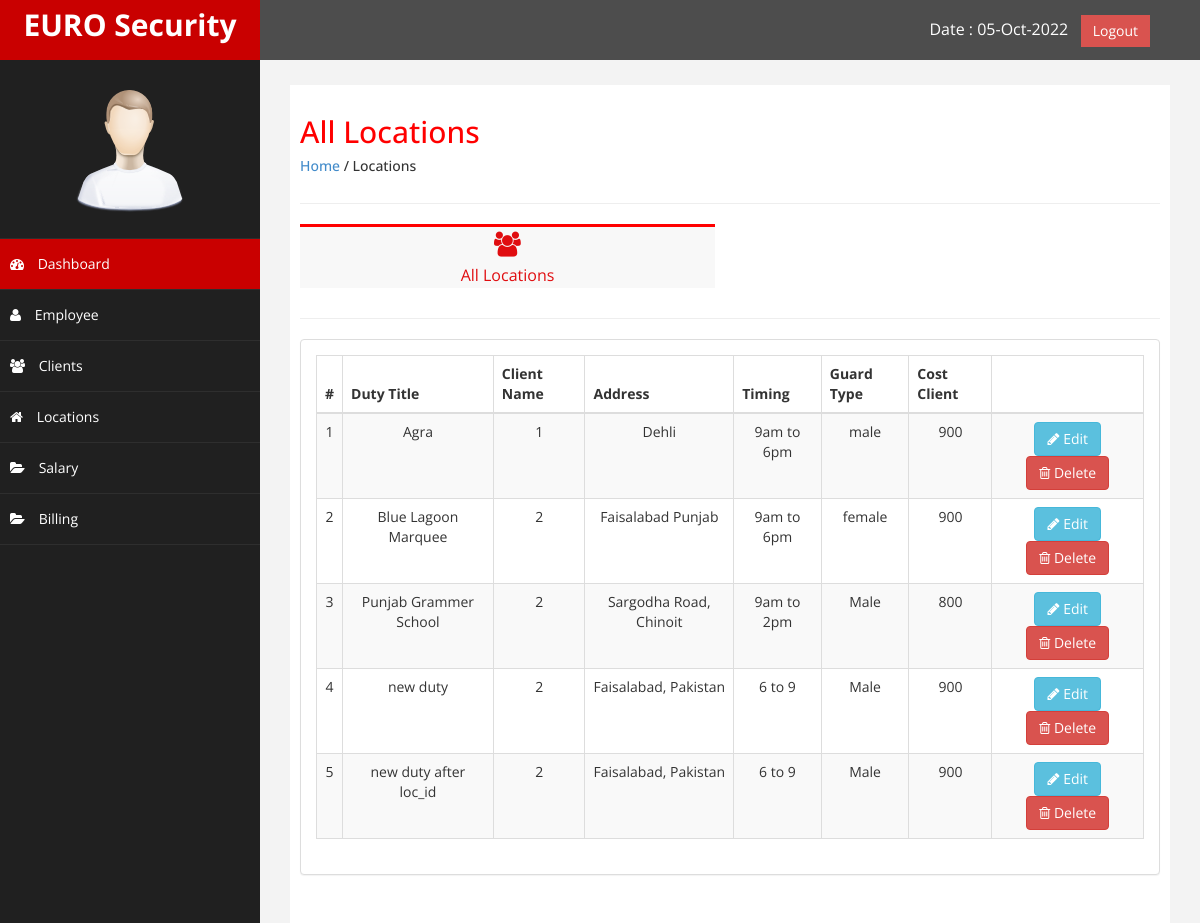
Page /locations.php (signed in) on the earlier database version.
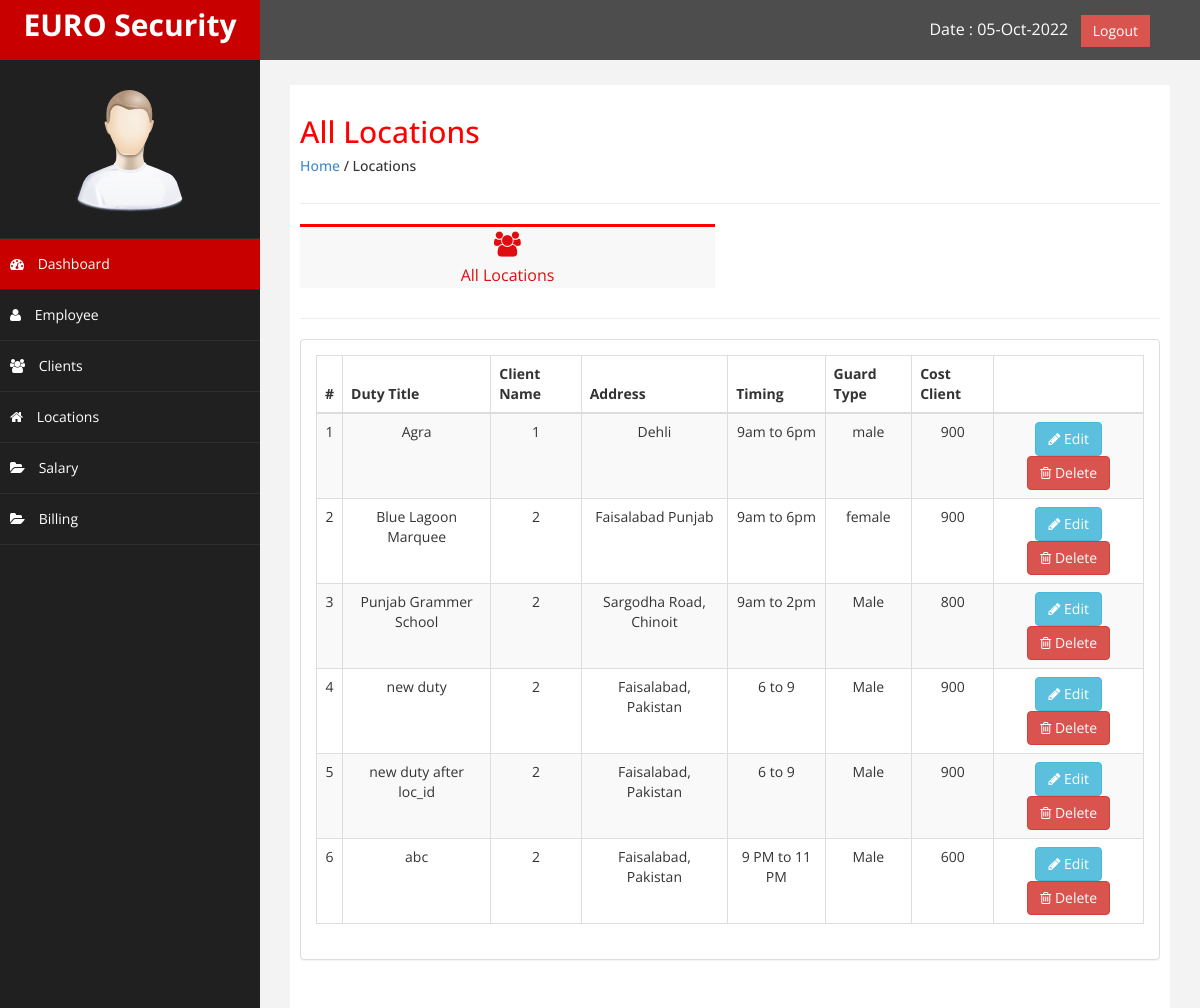
Same page on the later database version.
### tables this page shows
CREATE TABLE `locations` (
  `loc_id` int(55) NOT NULL,
  `duty_title` varchar(255) NOT NULL,
  `client_id` int(55) NOT NULL,
  `duty_address` varchar(255) NOT NULL,
  `duty_timing` varchar(20) NOT NULL,
  `guard_type` varchar(20) NOT NULL,
  `cost_client` varchar(20) NOT NULL,
  `date_added` date NOT NULL
);

### locations.php (the view, shortened to what this page needs)
<?php
include('config.php');
include ('header.php');
include('sidebar.php');
?>
<div id="page-wrapper" >
	<div id="page-inner">
		<div class="row">
			<div class="col-md-12">
				<h2>All Locations</h2>
				<h5><a href="dashboard.php">Home</a> / Locations</h5>
			</div>
		</div>
		<hr />
		<div class="row">
			<div class="col-md-6 col-sm-6 col-xs-6">
				<a href="#" class="employee_button">
				<div class=" noti-box" style="text-align: center;">
						<i class="fa fa-users" style="font-size: 25px; padding-top: 5px;"></i>
						<p>All Locations</p>
				</div>
				</a>
			</div>
             <div class="col-md-6 col-sm-6 col-xs-6">
			</div>
		</div>
		<hr />
                <div class="row" >
                    <div class="col-md-12 col-sm-12 col-xs-12">
                    <div class="panel panel-default">
                        <div class="panel-body">
                            <div class="table-responsive">
                                <table class="table table-striped table-bordered table-hover text-center">
									<?php
	$page_rows = 10;
	$pagenum = 1;
	$limit = 'LIMIT ' .($pagenum - 1) * $page_rows .',' .$page_rows;
	$nquery=mysqli_query($connect,"SELECT * FROM `locations`  $limit");
$n = 0;
?>
                                    <thead>
                                        <tr class="text-center">
                                            <th>#</th>
                                            <th>Duty Title</th>
                                            <th>Client Name</th>
											 <th>Address</th>
											 <th>Timing</th>
											 <th>Guard Type</th>
											 <th>Cost Client</th>
											 <th> </th>
                                        </tr>
                                    </thead>
                                    <tbody>
										<?php
                                    while($crow = mysqli_fetch_array($nquery)){
										$n++;
                                    ?>
                                        <tr>
                                            <td><?php echo $n; ?></td>
                                            <td><?php echo $crow['duty_title']; ?></td>
                                            <td><?php echo $crow['client_id']; ?> </td>
											<td><?php echo $crow['duty_address']; ?></td>
                                            <td><?php echo $crow['duty_timing']; ?></td>
                                            <td><?php echo $crow['guard_type']; ?> </td>
											<td><?php echo $crow['cost_client']; ?> </td>
                                            <td><a href="location-details.php?loc_id=<?php echo $crow['loc_id'];?> & client_id=<?php echo $crow['client_id'];?>">
												<button class="btn btn-info"><i class="fa fa-pencil"></i> Edit</button>
												</a>
												<button class="btn btn-danger"><i class="fa fa-trash-o"></i> Delete</button>
                                        </tr>
                                      <?php
                                    }
                                ?>
                                    </tbody>
                                </table>
                            </div>
                        </div>
                    </div>
                    </div>
                </div>
    </div>
            </div>
<?php
include('footer.php');
?>

Differences in the rows shown:
added locations: duty_title "abc", client "2", duty_address "Faisalabad, Pakistan", duty_timing "9 PM to 11 PM", guard_type "Male", cost_client "600"
